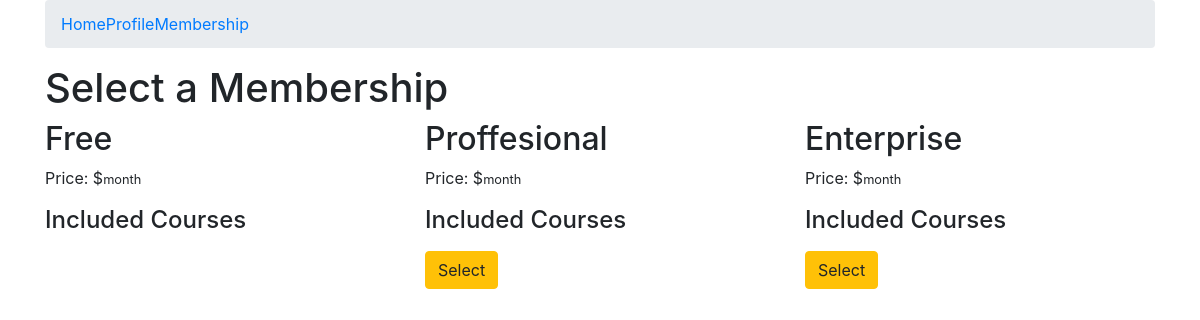
Page /membership/membership/ (signed in) on the earlier database version.
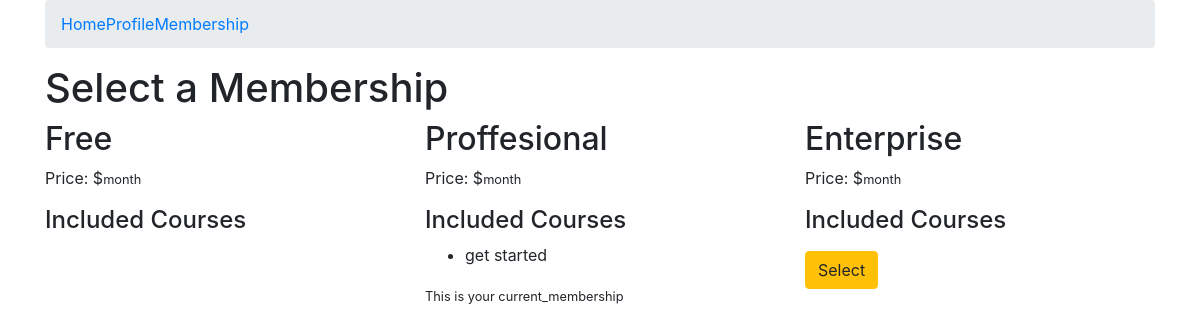
Same page on the later database version.
### membership/models.py (models this page shows)
class Membership(models.Model):
    slug = models.SlugField()
    membership_type = models.CharField(choices=MEMBERSHIP_CHOICES, default='Free', max_length=40)
    price = models.IntegerField(default=20)
    stripe_plan_id = models.CharField(max_length=50)
    def __str__(self):
        return self.membership_type

### courses/models.py (models this page shows, shortened)
class Course(models.Model):
    slug = models.SlugField()
    title = models.CharField(max_length=20)
    description = models.TextField()
    allowed_memberships = models.ManyToManyField(Membership)

### membership/views.py (the view, shortened to what this page needs)
# urls.py: path('membership/', MembershipSelectView.as_view(), name='select'),
class MembershipSelectView(ListView):
    model = Membership
    def get_context_data(self, *args, **kwargs):
        context = super().get_context_data(**kwargs)
        current_membership = get_user_membership(self.request)
        context['current_membership'] = str(current_membership.membership) #string bcz it return the username
        return context

### membership/views.py (called while the page is built)
def get_user_membership(request):
    user_membership_qs = UserMembership.objects.filter(user=request.user)
    if user_membership_qs.exists():
        return user_membership_qs.first()
    return None

### membership/templates/membership/membership_list.html (shortened to what this page needs)
{% extends 'courses/base.html' %} {% block content %}
<div class="container">
    <h1>Select a Membership</h1>
    <div class="row">
        {% for object in object_list %}
        <div class="col-sm-4 col-md-4">
            <h2>{{ object.membership_type }}</h2>
            <p> Price: ${{ object.monthly_price }}<small>month</small></p>
            <h4>Included Courses</h4>
            <ul>
                {% for course in object.course_set.all %}
                <li>{{ course.title }}</li>
                {% endfor %}
            </ul>
            {% if object.membership_type != 'Free' %}
            <form method="POST" action="{% url 'membership:select' %}">
                {% csrf_token %} {% if object.membership_type != current_membership %}
                <button class="btn btn-warning">Select</button> {% else %}
                <small>This is your current_membership</small> {% endif %}
            </form> {% endif %}</div>
        {% endfor %} </div>
</div>
{% endblock content %}

### courses/templates/courses/base.html (shortened to what this page needs)
<!DOCTYPE html>
<html lang="en">
<head>
    <link rel="stylesheet" href="https://stackpath.bootstrapcdn.com/bootstrap/4.3.1/css/bootstrap.min.css">
</head>
<body>
    <div class="container">
        <ol class="breadcrumb">
            <li>
                <a href="#">Home</a>
            </li>
            <li>
                <a href="/profile">Profile</a>
            </li>
            {% block post_detail_link %} {% endblock %} {% if not request.user.is_authenticated %}
            <li class="pull-right">
                <a href="/register">Register</a>
            </li>
            <li class="pull-right">
                <a href="/login">Login</a>
            </li>
            {% else %}
            <li class="pull-right">
                <a href="/membership">Membership</a>
            </li>
            {% endif %}
        </ol>
    </div>
    {% block content %} {% endblock %}
</body>
</html>

Differences in the rows shown:
computed for Membership "Proffesional": text "Select" → "This is your current_membership"
added Course: title "get started", shown under Membership "Proffesional"
